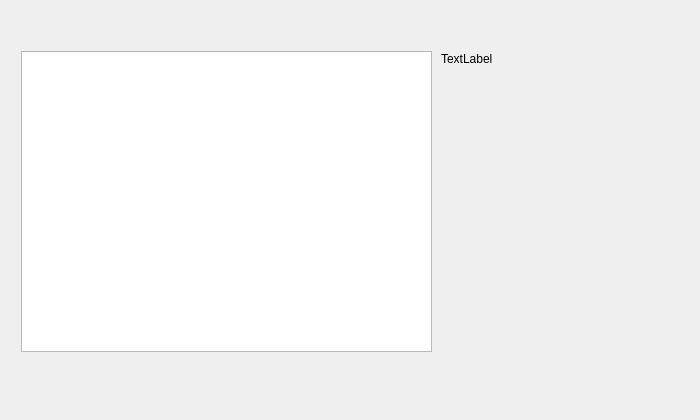
<?xml version="1.0" encoding="UTF-8"?>
<ui version="4.0">
 <class>WatchPokemon</class>
 <widget class="QDialog" name="WatchPokemon">
  <property name="geometry">
   <rect>
    <x>0</x>
    <y>0</y>
    <width>700</width>
    <height>420</height>
   </rect>
  </property>
  <property name="minimumSize">
   <size>
    <width>700</width>
    <height>420</height>
   </size>
  </property>
  <property name="maximumSize">
   <size>
    <width>700</width>
    <height>420</height>
   </size>
  </property>
  <property name="windowTitle">
   <string>Dialog</string>
  </property>
  <layout class="QHBoxLayout" name="horizontalLayout">
   <item>
    <widget class="QWidget" name="widget" native="true">
     <widget class="QTableView" name="tableView">
      <property name="geometry">
       <rect>
        <x>10</x>
        <y>40</y>
        <width>411</width>
        <height>301</height>
       </rect>
      </property>
     </widget>
     <widget class="QLabel" name="label">
      <property name="geometry">
       <rect>
        <x>430</x>
        <y>40</y>
        <width>72</width>
        <height>16</height>
       </rect>
      </property>
      <property name="minimumSize">
       <size>
        <width>72</width>
        <height>16</height>
       </size>
      </property>
      <property name="maximumSize">
       <size>
        <width>43564</width>
        <height>16777215</height>
       </size>
      </property>
      <property name="text">
       <string>TextLabel</string>
      </property>
     </widget>
    </widget>
   </item>
  </layout>
 </widget>
 <resources/>
 <connections/>
</ui>
